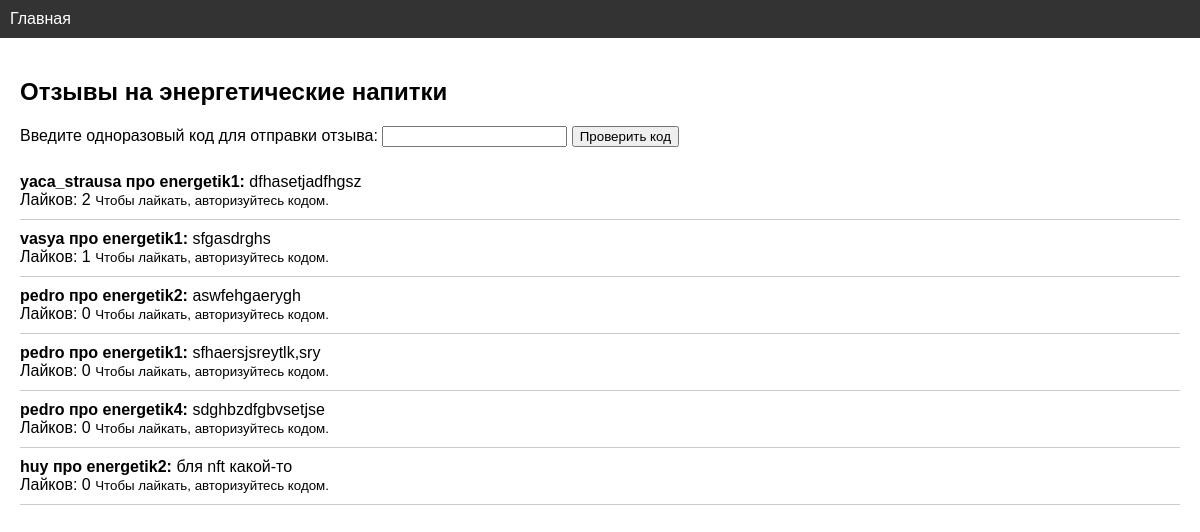
The page / on the database its author committed.
### models.py (models this page shows)
class Review(db.Model):
    id = db.Column(db.Integer, primary_key=True)
    username = db.Column(db.String(64), nullable=False)
    drink = db.Column(db.String(64), nullable=False)
    text = db.Column(db.Text, nullable=False)

### app.py (the view, shortened to what this page needs)
@app.route('/', methods=['GET', 'POST'])
def index():
    reviews = Review.query.all()
    likes_count = {r.id: Like.query.filter_by(review_id=r.id).count() for r in reviews}
    reviews.sort(key=lambda r: likes_count.get(r.id, 0), reverse=True)
    return render_template('index.html', reviews=reviews, likes_count=likes_count)

### templates/index.html (shortened to what this page needs)
{% extends "base.html" %}
{% block content %}
<h2>Отзывы на энергетические напитки</h2>
<form method="post">
  <label>Введите одноразовый код для отправки отзыва:</label>
  <input type="text" name="code" required>
  <button type="submit">Проверить код</button>
</form>
<ul class="reviews">
  {% for r in reviews %}
  <li>
    <strong>{{ r.username }} про {{ r.drink }}:</strong> {{ r.text }}<br>
    Лайков: {{ likes_count[r.id] }}
    {% if session.get('code') %}
      <form method="post" action="{{ url_for('like', review_id=r.id) }}" style="display:inline;">
        <button type="submit">👍</button>
      </form>
    {% else %}
      <small>Чтобы лайкать, авторизуйтесь кодом.</small>
    {% endif %}
  </li>
  {% endfor %}
</ul>
{% endblock %}

### static/style.css (style rules this page uses)
body { font-family: Arial, sans-serif; margin: 0; padding: 0; }
.reviews { list-style: none; padding: 0; }
.reviews li { border-bottom: 1px solid #ccc; padding: 10px 0; }

### rows shown on the page
Review: username "yaca_strausa", drink "energetik1", text "dfhasetjadfhgsz", id "2"
Review: username "vasya", drink "energetik1", text "sfgasdrghs", id "1"
Review: username "pedro", drink "energetik2", text "aswfehgaerygh", likes_count "0"
Review: username "pedro", drink "energetik1", text "sfhaersjsreytlk,sry", likes_count "0"
Review: username "pedro", drink "energetik4", text "sdghbzdfgbvsetjse", likes_count "0"
Review: username "huy", drink "energetik2", text "бля nft какой-то", likes_count "0"
